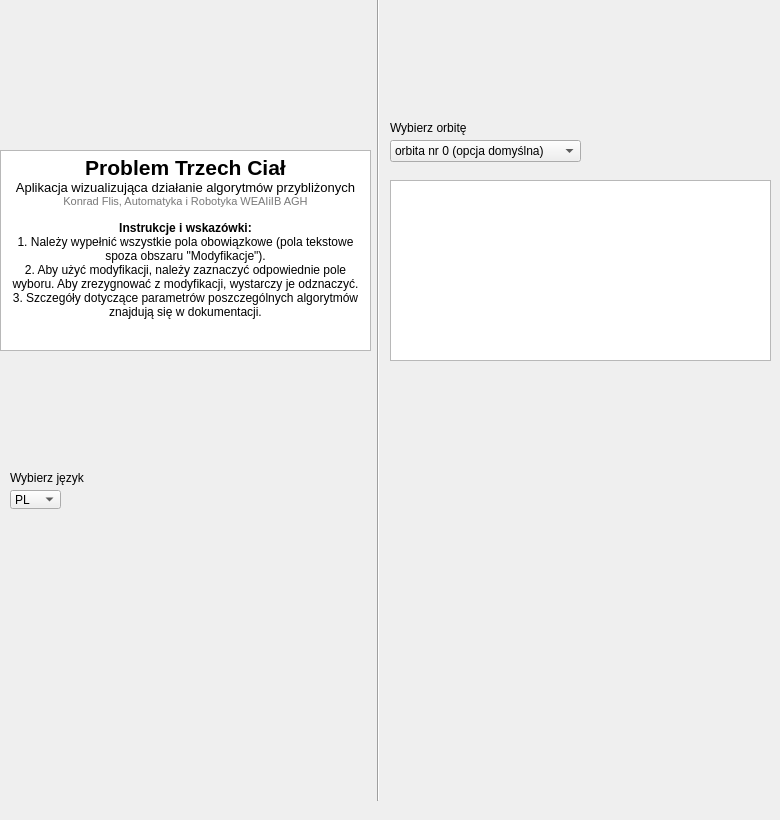
      <widget class="QWidget" name="tab">
       <attribute name="title">
        <string>Wstęp</string>
       </attribute>
       <widget class="Line" name="line_5">
        <property name="geometry">
         <rect>
          <x>370</x>
          <y>-10</y>
          <width>16</width>
          <height>811</height>
         </rect>
        </property>
        <property name="orientation">
         <enum>Qt::Vertical</enum>
        </property>
       </widget>
       <widget class="QComboBox" name="orbitComboBox">
        <property name="geometry">
         <rect>
          <x>390</x>
          <y>140</y>
          <width>191</width>
          <height>22</height>
         </rect>
        </property>
        <item>
         <property name="text">
          <string>orbita nr 0 (opcja domyślna)</string>
         </property>
        </item>
        <item>
         <property name="text">
          <string>orbita nr 1</string>
         </property>
        </item>
        <item>
         <property name="text">
          <string>orbita nr 2</string>
         </property>
        </item>
        <item>
         <property name="text">
          <string>orbita nr 3</string>
         </property>
        </item>
        <item>
         <property name="text">
          <string>orbita nr 4</string>
         </property>
        </item>
       </widget>
       <widget class="QLabel" name="label_27">
        <property name="geometry">
         <rect>
          <x>390</x>
          <y>120</y>
          <width>121</width>
          <height>16</height>
         </rect>
        </property>
        <property name="text">
         <string>Wybierz orbitę</string>
        </property>
       </widget>
       <widget class="QTableWidget" name="orbit_table">
        <property name="geometry">
         <rect>
          <x>390</x>
          <y>180</y>
          <width>381</width>
          <height>181</height>
         </rect>
        </property>
       </widget>
       <widget class="QTextEdit" name="introTextEdit">
        <property name="geometry">
         <rect>
          <x>0</x>
          <y>150</y>
          <width>371</width>
          <height>201</height>
         </rect>
        </property>
        <property name="html">
         <string>&lt;!DOCTYPE HTML PUBLIC &quot;-//W3C//DTD HTML 4.0//EN&quot; &quot;http://www.w3.org/TR/REC-html40/strict.dtd&quot;&gt;
&lt;html&gt;&lt;head&gt;&lt;meta name=&quot;qrichtext&quot; content=&quot;1&quot; /&gt;&lt;style type=&quot;text/css&quot;&gt;
p, li { white-space: pre-wrap; }
&lt;/style&gt;&lt;/head&gt;&lt;body style=&quot; font-family:'MS Shell Dlg 2'; font-size:7.875pt; font-weight:400; font-style:normal;&quot;&gt;
&lt;p align=&quot;center&quot; style=&quot; margin-top:0px; margin-bottom:0px; margin-left:0px; margin-right:0px; -qt-block-indent:0; text-indent:0px;&quot;&gt;&lt;span style=&quot; font-family:'Segoe UI'; font-size:16pt; font-weight:696;&quot;&gt;Problem Trzech Ciał&lt;/span&gt;&lt;/p&gt;
&lt;p align=&quot;center&quot; style=&quot; margin-top:0px; margin-bottom:0px; margin-left:0px; margin-right:0px; -qt-block-indent:0; text-indent:0px;&quot;&gt;&lt;span style=&quot; font-family:'Segoe UI'; font-size:10pt;&quot;&gt;Aplikacja wizualizująca działanie algorytmów przybliżonych&lt;/span&gt;&lt;/p&gt;
&lt;p align=&quot;center&quot; style=&quot; margin-top:0px; margin-bottom:0px; margin-left:0px; margin-right:0px; -qt-block-indent:0; text-indent:0px;&quot;&gt;&lt;span style=&quot; font-family:'Segoe UI'; font-size:8pt; color:#787878;&quot;&gt;Konrad Flis, Automatyka i Robotyka WEAIiIB AGH&lt;/span&gt;&lt;/p&gt;
&lt;p style=&quot;-qt-paragraph-type:empty; margin-top:0px; margin-bottom:0px; margin-left:0px; margin-right:0px; -qt-block-indent:0; text-indent:0px; font-family:'Segoe UI'; font-size:8pt; color:#949494;&quot;&gt;&lt;br /&gt;&lt;/p&gt;
&lt;p align=&quot;center&quot; style=&quot; margin-top:0px; margin-bottom:0px; margin-left:0px; margin-right:0px; -qt-block-indent:0; text-indent:0px;&quot;&gt;&lt;span style=&quot; font-family:'Segoe UI'; font-size:9pt; font-weight:696;&quot;&gt;Instrukcje i wskazówki:&lt;/span&gt;&lt;/p&gt;
&lt;p align=&quot;center&quot; style=&quot; margin-top:0px; margin-bottom:0px; margin-left:0px; margin-right:0px; -qt-block-indent:0; text-indent:0px;&quot;&gt;&lt;span style=&quot; font-family:'Segoe UI'; font-size:9pt;&quot;&gt;1. Należy wypełnić wszystkie pola obowiązkowe (pola tekstowe spoza obszaru &amp;quot;Modyfikacje&amp;quot;).&lt;/span&gt;&lt;/p&gt;
&lt;p align=&quot;center&quot; style=&quot; margin-top:0px; margin-bottom:0px; margin-left:0px; margin-right:0px; -qt-block-indent:0; text-indent:0px;&quot;&gt;&lt;span style=&quot; font-family:'Segoe UI'; font-size:9pt;&quot;&gt;2. Aby użyć modyfikacji, należy zaznaczyć odpowiednie pole wyboru. Aby zrezygnować z modyfikacji, wystarczy je odznaczyć.&lt;/span&gt;&lt;/p&gt;
&lt;p align=&quot;center&quot; style=&quot; margin-top:0px; margin-bottom:0px; margin-left:0px; margin-right:0px; -qt-block-indent:0; text-indent:0px;&quot;&gt;&lt;span style=&quot; font-family:'Segoe UI'; font-size:9pt;&quot;&gt;3. Szczegóły dotyczące parametrów poszczególnych algorytmów znajdują się w dokumentacji.&lt;/span&gt;&lt;/p&gt;&lt;/body&gt;&lt;/html&gt;</string>
        </property>
       </widget>
       <widget class="QComboBox" name="comboBoxLanguage">
        <property name="geometry">
         <rect>
          <x>10</x>
          <y>490</y>
          <width>51</width>
          <height>19</height>
         </rect>
        </property>
        <item>
         <property name="text">
          <string>PL</string>
         </property>
        </item>
        <item>
         <property name="text">
          <string>EN</string>
         </property>
        </item>
       </widget>
       <widget class="QLabel" name="label_28">
        <property name="geometry">
         <rect>
          <x>10</x>
          <y>470</y>
          <width>121</width>
          <height>16</height>
         </rect>
        </property>
        <property name="text">
         <string>Wybierz język</string>
        </property>
       </widget>
      </widget>
